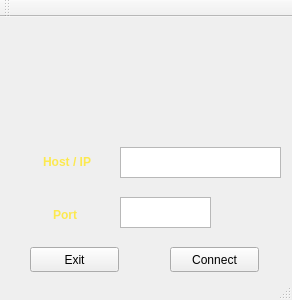
<?xml version="1.0" encoding="UTF-8"?>
<ui version="4.0">
 <class>client_connector</class>
 <widget class="QMainWindow" name="client_connector">
  <property name="geometry">
   <rect>
    <x>0</x>
    <y>0</y>
    <width>292</width>
    <height>300</height>
   </rect>
  </property>
  <property name="minimumSize">
   <size>
    <width>292</width>
    <height>300</height>
   </size>
  </property>
  <property name="maximumSize">
   <size>
    <width>292</width>
    <height>300</height>
   </size>
  </property>
  <property name="windowTitle">
   <string>Worms - Cliente</string>
  </property>
  <property name="accessibleDescription">
   <string/>
  </property>
  <property name="autoFillBackground">
   <bool>false</bool>
  </property>
  <property name="styleSheet">
   <string notr="true"/>
  </property>
  <widget class="QWidget" name="centralWidget">
   <widget class="QPushButton" name="connectButton">
    <property name="geometry">
     <rect>
      <x>170</x>
      <y>230</y>
      <width>89</width>
      <height>25</height>
     </rect>
    </property>
    <property name="text">
     <string>Connect</string>
    </property>
   </widget>
   <widget class="QPushButton" name="exitButton">
    <property name="geometry">
     <rect>
      <x>30</x>
      <y>230</y>
      <width>89</width>
      <height>25</height>
     </rect>
    </property>
    <property name="minimumSize">
     <size>
      <width>89</width>
      <height>25</height>
     </size>
    </property>
    <property name="maximumSize">
     <size>
      <width>89</width>
      <height>25</height>
     </size>
    </property>
    <property name="text">
     <string>Exit</string>
    </property>
   </widget>
   <widget class="QPlainTextEdit" name="ipTextInput">
    <property name="geometry">
     <rect>
      <x>120</x>
      <y>130</y>
      <width>161</width>
      <height>31</height>
     </rect>
    </property>
    <property name="backgroundVisible">
     <bool>false</bool>
    </property>
   </widget>
   <widget class="QLabel" name="ipLabel">
    <property name="geometry">
     <rect>
      <x>20</x>
      <y>130</y>
      <width>71</width>
      <height>31</height>
     </rect>
    </property>
    <property name="text">
     <string>&lt;html&gt;&lt;head/&gt;&lt;body&gt;&lt;p align=&quot;right&quot;&gt;&lt;span style=&quot; font-weight:600; color:#fce94f;&quot;&gt;Host / IP&lt;/span&gt;&lt;/p&gt;&lt;/body&gt;&lt;/html&gt;</string>
    </property>
   </widget>
   <widget class="QLabel" name="portLabel">
    <property name="geometry">
     <rect>
      <x>10</x>
      <y>190</y>
      <width>67</width>
      <height>17</height>
     </rect>
    </property>
    <property name="text">
     <string>&lt;html&gt;&lt;head/&gt;&lt;body&gt;&lt;p align=&quot;right&quot;&gt;&lt;span style=&quot; font-weight:600; color:#fce94f;&quot;&gt;Port&lt;/span&gt;&lt;/p&gt;&lt;/body&gt;&lt;/html&gt;</string>
    </property>
   </widget>
   <widget class="QPlainTextEdit" name="portTextInput">
    <property name="geometry">
     <rect>
      <x>120</x>
      <y>180</y>
      <width>91</width>
      <height>31</height>
     </rect>
    </property>
   </widget>
   <widget class="QLabel" name="logoWorms">
    <property name="geometry">
     <rect>
      <x>50</x>
      <y>0</y>
      <width>201</width>
      <height>71</height>
     </rect>
    </property>
    <property name="text">
     <string/>
    </property>
    <property name="textFormat">
     <enum>Qt::RichText</enum>
    </property>
    <property name="pixmap">
     <pixmap>../../resources/graphics/Logos/worms_logo.png</pixmap>
    </property>
   </widget>
   <widget class="QLabel" name="label">
    <property name="geometry">
     <rect>
      <x>-50</x>
      <y>-40</y>
      <width>411</width>
      <height>301</height>
     </rect>
    </property>
    <property name="text">
     <string/>
    </property>
    <property name="textFormat">
     <enum>Qt::RichText</enum>
    </property>
    <property name="pixmap">
     <pixmap>../../resources/graphics/Logos/client_connector_background.png</pixmap>
    </property>
    <property name="scaledContents">
     <bool>true</bool>
    </property>
   </widget>
   <widget class="QLabel" name="label_2">
    <property name="geometry">
     <rect>
      <x>-10</x>
      <y>120</y>
      <width>141</width>
      <height>101</height>
     </rect>
    </property>
    <property name="text">
     <string/>
    </property>
    <property name="pixmap">
     <pixmap>../../resources/graphics/Logos/text_box.png</pixmap>
    </property>
    <property name="scaledContents">
     <bool>true</bool>
    </property>
   </widget>
   <zorder>label</zorder>
   <zorder>label_2</zorder>
   <zorder>logoWorms</zorder>
   <zorder>connectButton</zorder>
   <zorder>exitButton</zorder>
   <zorder>ipTextInput</zorder>
   <zorder>ipLabel</zorder>
   <zorder>portLabel</zorder>
   <zorder>portTextInput</zorder>
  </widget>
  <widget class="QToolBar" name="mainToolBar">
   <attribute name="toolBarArea">
    <enum>TopToolBarArea</enum>
   </attribute>
   <attribute name="toolBarBreak">
    <bool>false</bool>
   </attribute>
  </widget>
  <widget class="QStatusBar" name="statusBar"/>
 </widget>
 <layoutdefault spacing="6" margin="11"/>
 <resources/>
 <connections/>
</ui>
